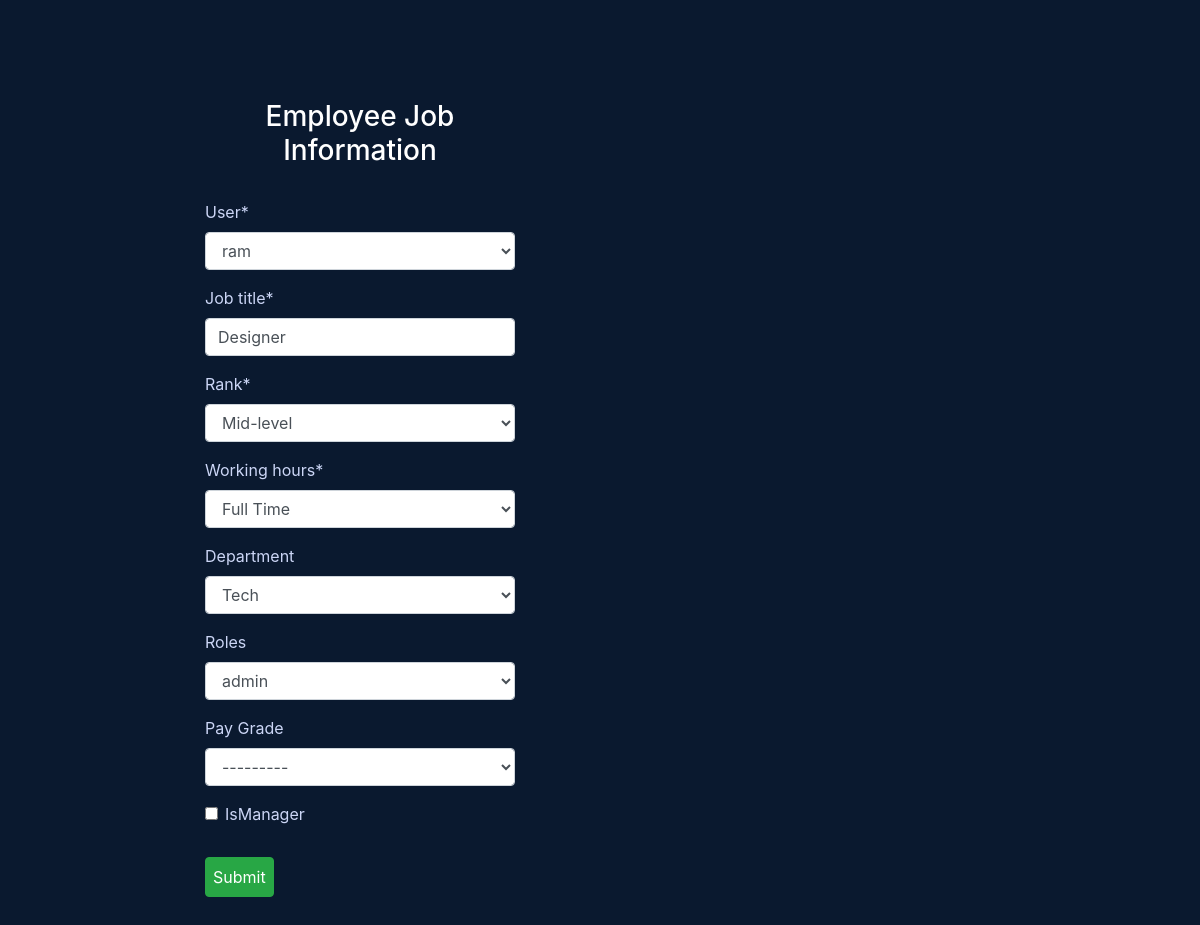
The page /create/jobinfo-update/3 (signed in) on the database as committed earlier.
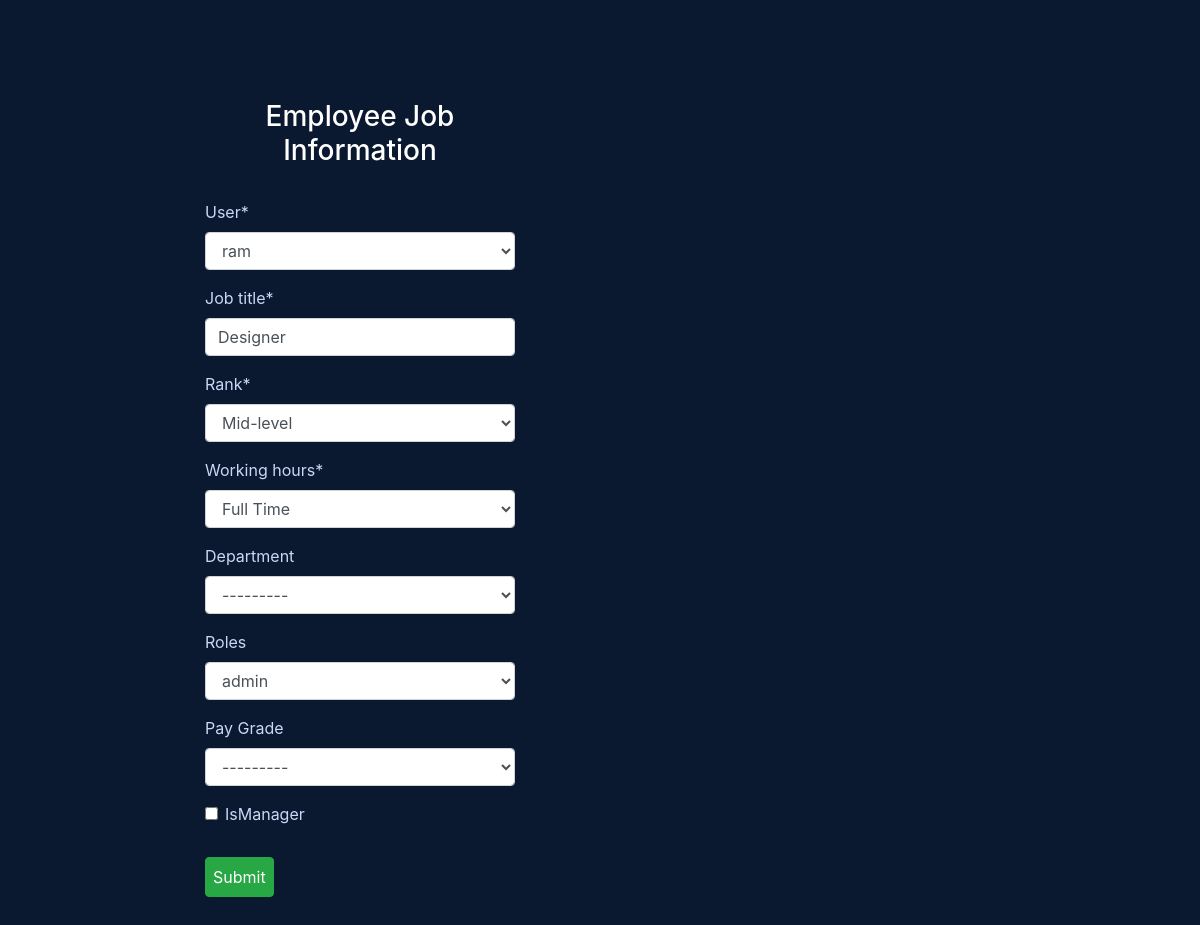
The same page on the database as committed later.
### core/models.py (models this page shows, shortened)
class EmployeeJobInfo(models.Model):
	user = models.OneToOneField(User, on_delete=models.CASCADE)
	job_title = models.CharField(max_length=50)
	rank = models.CharField(max_length=25, choices=rank_choices)
	working_hours = models.CharField(max_length=25, choices=working_hours_choices)
	department = models.ForeignKey(Department, on_delete=models.SET_NULL, blank=True, null=True)
	roles = models.ForeignKey(Role, on_delete=models.SET_NULL, blank=True, null=True)
	Pay_Grade = models.ForeignKey(PayGrade, on_delete=models.SET_NULL, blank=True, null=True)
	isManager = models.BooleanField(default=False)

### createMode/views.py (the view)
# urls.py: path('jobinfo-update/<int:pk>', JobInfoUpdateView.as_view(), name='jobinfo-update'),
class JobInfoUpdateView(AdminRequiredMixin, UpdateView):
    model = EmployeeJobInfo
    fields = ['user', 'job_title', 'rank', 'working_hours', 'department', 'roles', 'Pay_Grade', 'isManager']
    template_name = 'createMode/jobinfo_form.html'
    success_url = reverse_lazy('assignment:department-list')

### core/models.py (called while the page is built)
	def __str__(self):
		return self.name

	def __str__(self):
		return self.name

### createMode/views.py (called while the page is built)
    def dispatch(self, request, *args, **kwargs):
        usr = request.user
        if usr.is_authenticated and usr.is_superuser:
            pass
        else:
            return redirect('core:index')
        return super().dispatch(request, *args, **kwargs)

### createMode/templates/createMode/jobinfo_form.html (shortened to what this page needs)
{% extends 'core/base.html' %}
{% load crispy_forms_tags %}
{% load static %}
{% block content %}
	<div class="infoupdateform container">
		<h3>Employee Job Information</h3>
		<form method="POST" class="form-group">
			{{ form|crispy }}
			<button type="submit" class="btn btn-success">Submit</button>
		</form>
	</div>
{%  endblock %}

Rows that differ between the two databases and show on the page:
changed EmployeeJobInfo "ram": department "Tech" → "---------"
